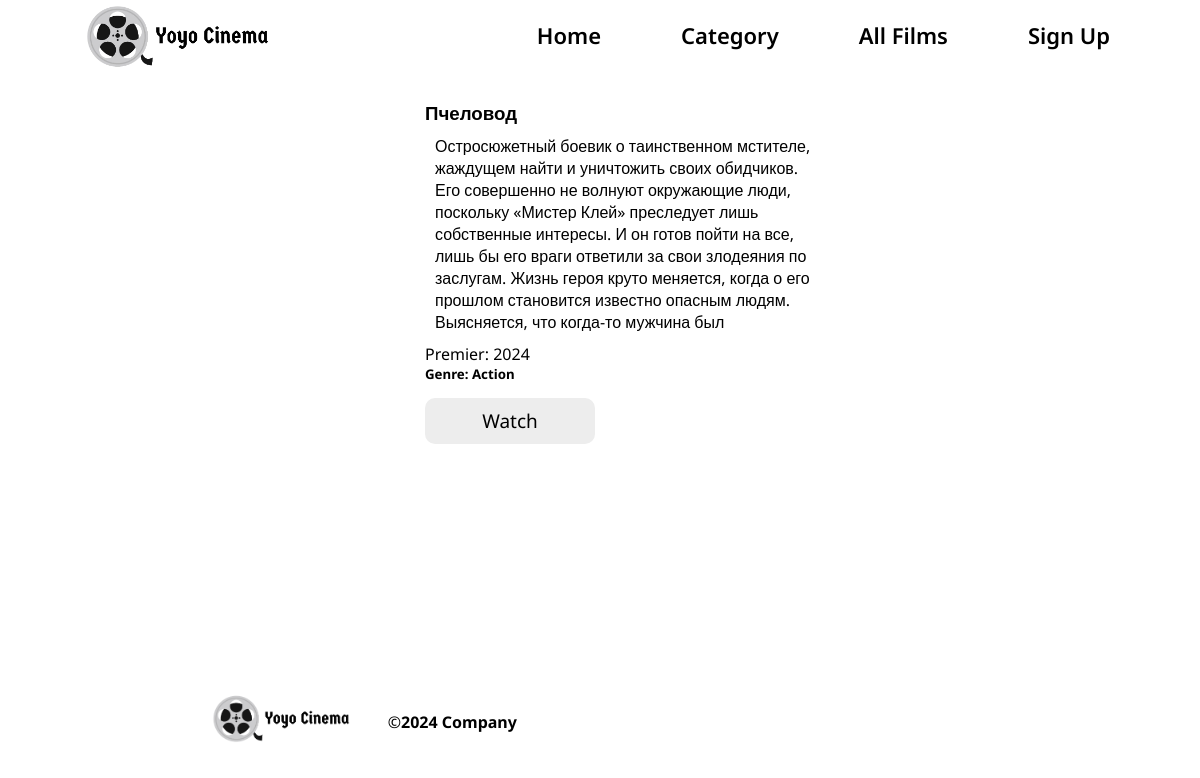
Page //pchelovod on the committed database.
### cinema/models.py (models this page shows, shortened)
class Film(models.Model):
      title = models.CharField(max_length=100)
      desc = models.TextField(max_length=500)
      img = models.CharField(max_length=500)
      year = models.IntegerField()
      slug = models.SlugField(unique=True)
      genre = models.ForeignKey('Genre', on_delete=models.CASCADE)

class Genre(models.Model):
      title = models.CharField(max_length=100)
      slug = models.SlugField(unique=True)
      def __str__(self):
            return self.title

### cinema/views.py (the view)
# urls.py: path('/<slug:slug>', views.film_detail, name='film_detail'),
def film_detail(request, slug):
      films_detail = Film.objects.get(slug__exact=slug)
      context = {
            'films_detail': films_detail
      }
      return render(request, 'cinema/film_detail.html', context)

### cinema/templates/cinema/film_detail.html (shortened to what this page needs)
{% extends 'base.html' %}
{% load static %}
{% block content %}
<div class="content">
      <div class="content-text">
            <h3>{{ films_detail.title }}</h3>
            <p>{{ films_detail.desc }}</p>
            <span>Premier: {{ films_detail.year }}</span>
            <h5>Genre: {{ films_detail.genre }}</h5>
            <div class="watch">
                  <a href="">Watch</a>
            </div>
      </div>
</div>
{% endblock %}

### cinema/static/css/base.css (style rules this page uses)
* { padding: 0; margin: 0; font-family: "Noto Sans", sans-serif; }
.content { width: 100%; display: flex; justify-content: center; }
.content .content-text { width: 400px; margin-left: 50px; }
.content .content-text p { padding: 10px; }
.content .content-text .watch { width: 150px; text-align: center; background-color: #ededed; padding: 10px; margin-top: 15px; border-radius: 10px; cursor: pointer; }
.content .content-text .watch a { text-decoration: none; font-size: 19px; color: #000000; }

### rows in the picture
Film: title "Пчеловод", desc "Остросюжетный боевик о таинственном мстителе, жаждущем найти и уничтожить своих обидчиков. Его совершенно не волнуют окружающие люди, поскольку «Мистер Клей» преследует лишь собственные интересы. И он готов пойти на все, лишь бы его враги ответили за свои злодеяния по заслугам. Жизнь героя круто меняется, когда о его прошлом становится известно опасным людям. Выясняется, что когда-то мужчина был", year "2024", genre "Action"
